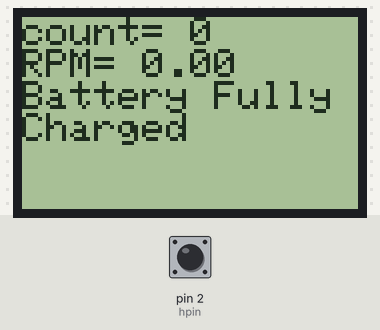
The sketch below on a simulated Arduino Uno, built with avr-gcc and run on an emulated ATmega328P. Shown: 84×48 one-colour display. The inputs (shaded band) are chosen by the test bench; at power-on: pin 2 (hpin) HIGH. The display library's start-up logo is not drawn.

Above: at 31.81 s.

The sketch:

Clean_LCD_Code.ino
```cpp
#include <SPI.h>
#include <Adafruit_GFX.h>
#include <Adafruit_PCD8544.h>
#include "Timer.h"

#define NOFIELD 505L    // Analog output with no applied field, calibrate this

//This code calculates the number of seconds between two passings of the magnet
// Uncomment one of the lines below according to device in use A1301 or A1302
// This is used to convert the analog voltage reading to milliGauss
// For A1301: 2.5mV = 1Gauss, and 1024 analog steps = 5V, so 1 step = 1953mG
// For A1302: 1.3mV = 1Gauss, and 1024 analog steps = 5V, so 1 step = 3756mG

#define TOMILLIGAUSS 1.953125
// #define TOMILLIGAUSS 3.756010

volatile int count = 0; // Number of rotations registered
unsigned long oldtime;
int hpin = 2; // Output pin of hall effect sensor
double RPM = 0.0; // RPM value
int updatedelay = 4000; // How often the RPM value updates

// Software SPI (slower updates, more flexible pin options):
// pin 7 - Serial clock out (SCLK)
// pin 6 - Serial data out (DIN)
// pin 5 - Data/Command select (D/C)
// pin 4 - LCD chip select (CS)
// pin 3 - LCD reset (RST)
Adafruit_PCD8544 display = Adafruit_PCD8544(7, 6, 5, 4, 3); // Initializing LCD screen object

// Hardware SPI (faster, but must use certain hardware pins):
// SCK is LCD serial clock (SCLK) - this is pin 13 on Arduino Uno
// MOSI is LCD DIN - this is pin 11 on an Arduino Uno
// pin 5 - Data/Command select (D/C)
// pin 4 - LCD chip select (CS)
// pin 3 - LCD reset (RST)
// Adafruit_PCD8544 display = Adafruit_PCD8544(5, 4, 3);
// Note with hardware SPI MISO and SS pins aren't used but will still be read
// and written to during SPI transfer.  Be careful sharing these pins!

#define NUMFLAKES 10
#define XPOS 0
#define YPOS 1
#define DELTAY 2

#define LOGO16_GLCD_HEIGHT 16
#define LOGO16_GLCD_WIDTH  16

void updateRPM() {
  if(millis() - oldtime > updatedelay) {
    detachInterrupt(digitalPinToInterrupt(hpin));
    RPM = count*(60/(updatedelay/1000));
    oldtime = millis();
    count = 0;
    attachInterrupt(digitalPinToInterrupt(hpin), countIncrease, FALLING);
  }
}

void initializeScreen() {
display.setTextSize(1);
display.setTextColor(BLACK);
display.setCursor(0,0);
}

static const unsigned char PROGMEM logo16_glcd_bmp[] =
{ B00000000, B11000000,
  B00000001, B11000000,
  B00000001, B11000000,
  B00000011, B11100000,
  B11110011, B11100000,
  B11111110, B11111000,
  B01111110, B11111111,
  B00110011, B10011111,
  B00011111, B11111100,
  B00001101, B01110000,
  B00011011, B10100000,
  B00111111, B11100000,
  B00111111, B11110000,
  B01111100, B11110000,
  B01110000, B01110000,
  B00000000, B00110000 };

void setup()   {
  pinMode(hpin, INPUT_PULLUP); // Setting pullup resistor for pin 2
  attachInterrupt(digitalPinToInterrupt(hpin), countIncrease, FALLING);
  Serial.begin(9600);
  display.begin();
  // init done
  display.setContrast(50); // Can change the contrast around to adapt the display for the best viewing!
  display.display(); // show splashscreen
  delay(2000);
  display.clearDisplay();   // clears the screen and buffer
  initializeScreen();
  oldtime = 0;
}

void loop() {
  // put your main code here, to run repeatedly:
  updateRPM();
  // text display tests
  display.clearDisplay();
  display.print("count= ");
  display.println(count);
  display.print("RPM= ");
  display.println(RPM);
  //display.setTextColor(WHITE, BLACK); // 'inverted' text
  display.println("Battery Fully Charged");
  display.display();
}

void countIncrease() {
  count++;
}
```
